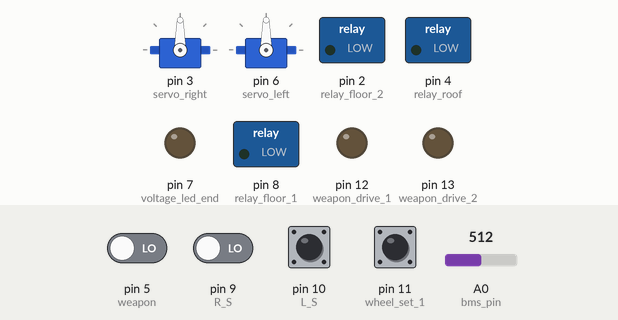
Recording of a sketch running on a simulated Arduino Uno, built with avr-gcc and run on an emulated ATmega328P. On the bench: 2 × servo, switched loads named in the sketch (green lamp = pin HIGH), output pins drawn as LEDs (lit = HIGH). The test bench sets the inputs (shaded band); at power-on: pin 5 (weapon), pin 9 (R_S), pin 10 (L_S), pin 11 (wheel_set_1) LOW, A0 (bms_pin) = 512.

Above: at 1.2 s.
1.3 s: A0 (bms_pin) set to 988
5.5 s: A0 (bms_pin) set to 1014
At 9.1 s:
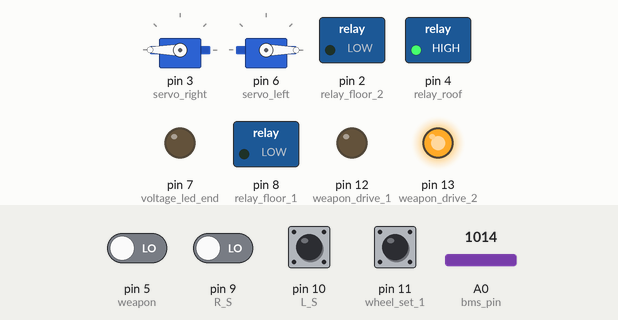
9.5 s: A0 (bms_pin) set to 900
At 13.2 s:
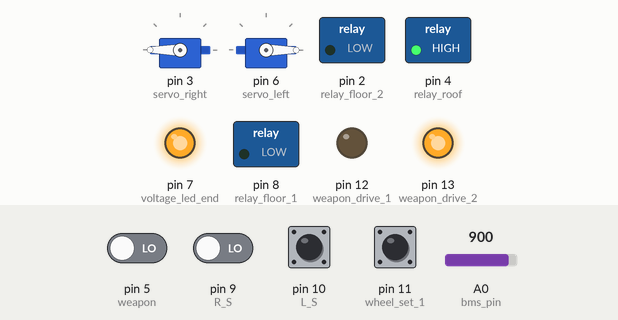
13.5 s: A0 (bms_pin) set to 1023
At 16.5 s:
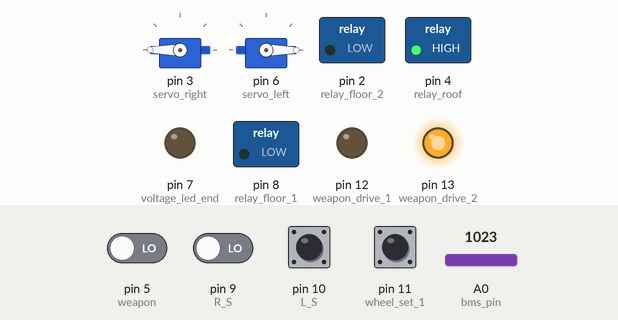
17.5 s: pin 10 (L_S) pulsed HIGH 2 times (0.12 s each, 0.3 s apart)
At 20.4 s:
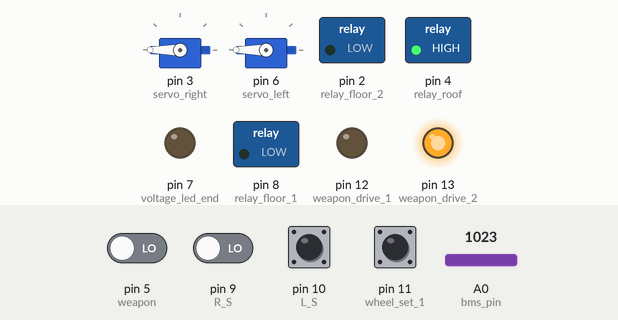
Timing chart, 0 to 25.3 s (numbered marks = the images above; inputs shaded):
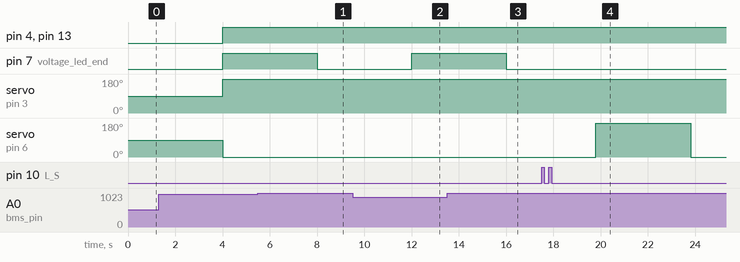

The sketch:

cont_servo.ino
```cpp
#include <Servo.h>

//Free pins: 0

int velocity_R = 0;
int velocity_L = 0;
int R_stick = 0;         // value of right stick
int L_stick = 0;         // value of left stick
int weapon_wheel = 0;    // Value of weapon wheel
int wheel_set_value = 0; // Value for controlling which set of wheels we want to control
int wheel_drive = 0;
int weapon_dir = 0;
int gap = 17884;

int relay_roof = 4;
int relay_floor_1 = 8;
int relay_floor_2 = 2;

int velocity_R_1 = 0;
int velocity_L_1 = 0;

// Values of the channels
int middle_ch = 18388 - gap;
int max_ch = 18877 - gap;
int min_ch = 17890 - gap;

#define R_S 9         //Channel 2
#define L_S 10        //Channel 3
#define weapon 5      //Channel 5
#define wheel_set_1 11 //Channel 6

int weapon_drive_1 = 12;    // Pin for weapon output
int weapon_drive_2 = 13;    // Pin for weapon output


Servo servo_right; //Right
Servo servo_left; //Left


// For measuring battery voltage
int bms_pin = A0;
float R1 = 19.8; //[kOhms] this is the value we have measured
float R2 = 9.8; //[kOhms] this is the value we have measured
float battery_voltage_start = 12.9;  //We need to actually measure this
float battery_voltage_middle = 12.0; //This is for giving light to the first LED-light
float battery_voltage_end = 11.8;    //This is when we want to turn on the last LED-light, which means stop
int voltage_led_end = 7;           //Pin for last LED-light
float battery_voltage = 0.0;

void setup() {


  // Pin setup for led-light
  pinMode(voltage_led_end, OUTPUT);       //Pin 7
  digitalWrite(voltage_led_end, LOW);


  // Pin setup for servo-motors
  pinMode(R_S, INPUT); // Right stick
  pinMode(L_S, INPUT); // Left stick
  servo_right.attach(3);
  servo_left.attach(6);

  // Pin setup for weapon
  pinMode(weapon, INPUT);
  pinMode(weapon_drive_1, OUTPUT);
  pinMode(weapon_drive_2, OUTPUT);

  // Pin setup for switching between floor/roof motors driving
  pinMode(relay_roof, OUTPUT);
  digitalWrite(relay_roof, LOW);

  pinMode(relay_floor_1, OUTPUT);
  pinMode(relay_floor_2, OUTPUT);
  digitalWrite(relay_floor_1, LOW);
  digitalWrite(relay_floor_2, LOW);
}


void loop() {
  R_stick = pulseIn(R_S, LOW) - gap;
  L_stick = pulseIn(L_S, LOW) - gap;

  wheel_set_value = pulseIn(wheel_set_1, LOW) - gap;

  weapon_wheel = pulseIn(weapon, LOW) - gap;


  // Monitoring battery voltage
  battery_voltage = analogRead(bms_pin)*(0.8*5.0/1023.0)*3.0;
  if(battery_voltage <= battery_voltage_end){
    digitalWrite(voltage_led_end, HIGH);
  }
  else{
    digitalWrite(voltage_led_end, LOW);
  }


  weapon_dir = constrain(map(weapon_wheel, min_ch, max_ch, 1, 9), 1, 9);

  velocity_R = constrain((map(R_stick, min_ch, max_ch, 0, 180) + 10), 0, 180);
  velocity_L = constrain((map(L_stick, min_ch, max_ch, 0, 180) + 10), 0, 180);


  wheel_drive = constrain(map(wheel_set_value, min_ch, max_ch, 1, 9), 1, 9);

  if(wheel_drive <= 3){
    digitalWrite(relay_roof, HIGH);
    digitalWrite(relay_floor_1, LOW);
    digitalWrite(relay_floor_2, LOW);
  }
  else if(wheel_drive >= 7){
    digitalWrite(relay_roof, LOW);
    digitalWrite(relay_floor_1, HIGH);
    digitalWrite(relay_floor_2, HIGH);
  }
  else{
    digitalWrite(relay_roof, LOW);
    digitalWrite(relay_floor_1, LOW);
    digitalWrite(relay_floor_2, LOW);
  }


  // Make weapon move
  if((weapon_dir <= 3) && (weapon_dir >= 1)){
    digitalWrite(weapon_drive_1, LOW);
    digitalWrite(weapon_drive_2, HIGH);
  }

  else if((weapon_dir <= 6) && (weapon_dir >= 4)){
    digitalWrite(weapon_drive_1, LOW);
    digitalWrite(weapon_drive_2, LOW);
  }

  else if((weapon_dir <= 9) && (weapon_dir >= 7)){
    digitalWrite(weapon_drive_1, HIGH);
    digitalWrite(weapon_drive_2, LOW);
  }

  // Just for safety concerns
  else{
    digitalWrite(weapon_drive_1, LOW);
    digitalWrite(weapon_drive_2, LOW);
  }


  // Right servos
  if((velocity_R > 80) && (velocity_R < 100)) {
    servo_right.write(90);
    }
  else if(velocity_R >= 100) {
    velocity_R_1 = constrain(map(velocity_R, 100, 180, 90, 185), 90, 180);
    servo_right.write(180-velocity_R_1);
    }
  else {
    velocity_R_1 = map(velocity_R, 0, 80, 0, 90);
    servo_right.write(180-velocity_R_1);
    }

  // Left servos
  if((velocity_L > 80) && (velocity_L < 100)) {
    servo_left.write(90);
    }
  else if(velocity_L >= 100) {
    velocity_L_1 = map(velocity_L, 100, 180, 90, 180);
    servo_left.write((velocity_L_1));
    }
  else {
    velocity_L_1 = map(velocity_L, 0, 80, 0, 90);
    servo_left.write((velocity_L_1));
    }
}
```

Measured:
- the behaviour switches between 1005 and 1006 on A0 (bms_pin) (found by bisection; images 0 and 1)
- after the input at 5.5 s, pin 7 (voltage_led_end): HIGH → LOW after 2.5 s
- after the input at 9.5 s, pin 7 (voltage_led_end): LOW → HIGH after 2.5 s
- after the input at 13.5 s, pin 7 (voltage_led_end): HIGH → LOW after 2.5 s
- after the input at 17.5 s, servo on pin 6 (servo_left): 0° → 180° after 2.3 s, → 0° 4.0 s later
